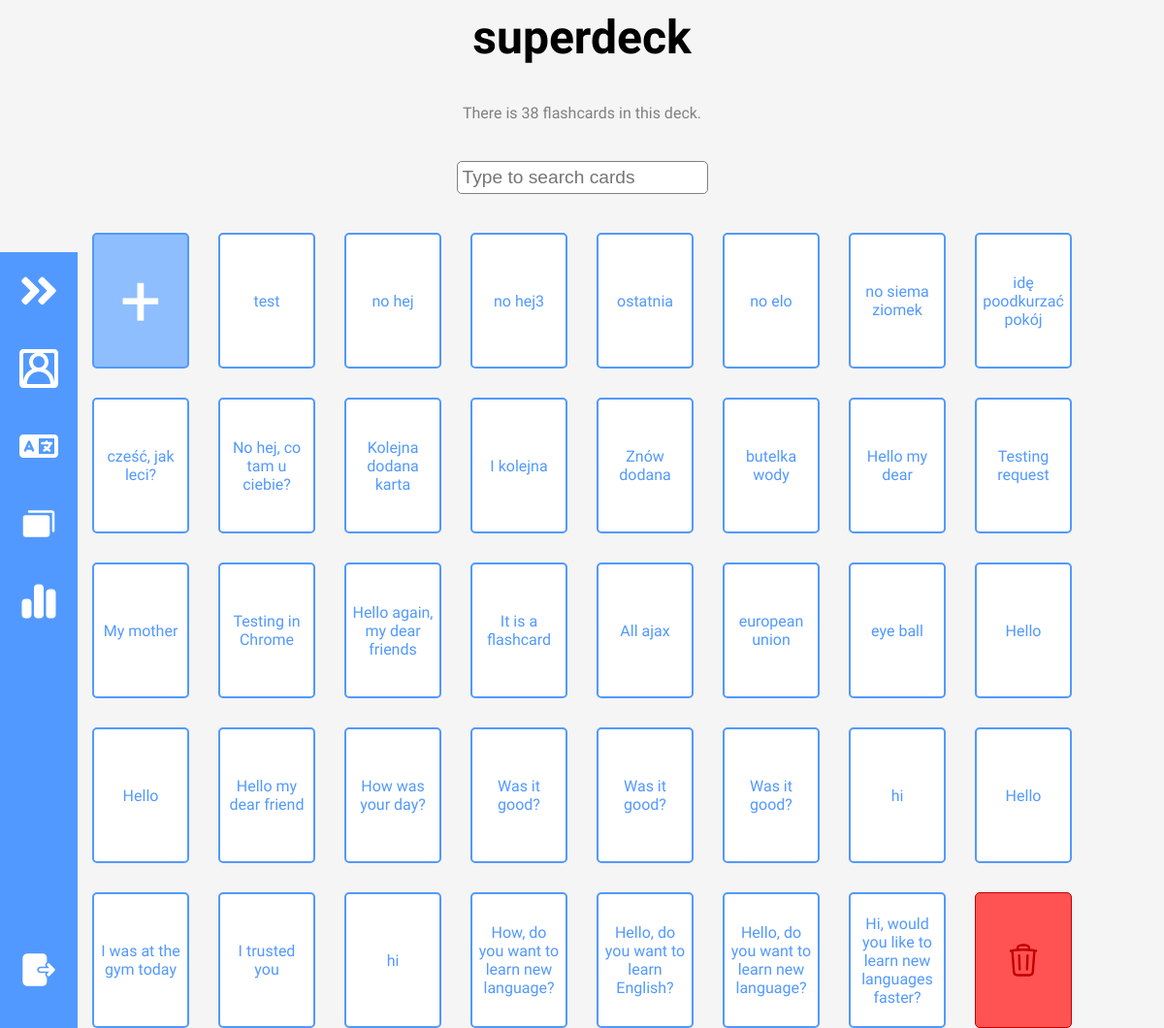
/deck_details/?deck_name=superdeck (signed in), run on the app's committed database.
### mainapp/models.py (models this page shows, shortened)
class Deck(models.Model):
    name = models.CharField(max_length=140)
    user = models.ForeignKey(User,related_name="decks",on_delete=models.CASCADE)
    description = models.CharField(max_length=300, blank=True, null=True)

class Flashcard(models.Model):
    front = models.CharField(max_length=500)
    back = models.CharField(max_length=500)
    user = models.ForeignKey(User, on_delete=models.CASCADE, related_name="flashcards")
    deck = models.ForeignKey(Deck, related_name="flashcards",on_delete=models.CASCADE)
    from_language = models.ForeignKey(Language, related_name="flashcard_from_language", on_delete=models.PROTECT, blank=True, null=True, default=None)
    to_language = models.ForeignKey(Language, related_name="flashcard_to_language", on_delete=models.PROTECT, blank=True, null=True, default=None)
    winning_streak = models.IntegerField(default=0)
    easiness_factor = models.FloatField(default=2.5)
    interval = models.IntegerField(default=0)
    next_review = models.DateField(default=timezone.now().date())
    last_review = models.DateField(blank=True, null=True, default=None)
    number_of_reviews = models.IntegerField(default=0)
    number_of_agains = models.IntegerField(default=0)
    number_of_hard = models.IntegerField(default=0)
    number_of_good = models.IntegerField(default=0)
    number_of_easy = models.IntegerField(default=0)
    total_time = models.FloatField(default=0) # In seconds

### mainapp/views.py (the view, shortened to what this page needs)
# urls.py: urlpatterns = [path("", views.landing_page, name="landing_page"),path("translator/", views.translator, name="translator"), path("review/", views.review, name="review"), path("users/<str:user_username>
@login_required
def deck_details(request):
    user = request.user
    if request.method == "POST":
        deck_id = request.POST.get("deck_id")
        deck = get_object_or_404(Deck, pk=deck_id)
        deck.delete()
        url = reverse("mainapp:user_profile", kwargs={"user_username": request.user.username})
        return redirect(url)
    else:
        deck_name = request.GET.get("deck_name")
    deck = get_object_or_404(Deck,user=user,name=deck_name)
    return render(request, "mainapp/deck_details.html", {"deck":deck})

### mainapp/templates/mainapp/deck_details.html (shortened to what this page needs)
{% extends "mainapp/user_profile.html" %}
{% load static %}
{% block content %}
<main class="decks-main center">
    <h1 id="deck-name">{{deck.name}}</h1>
    <p class="subtext">There is {{deck.flashcards.all.count}} flashcards in this deck.</p>
    <form id="card-searchbar">
        <input type="text" id="cards-searchbar" placeholder="Type to search cards">
    </form>
    <div class="cards-container">
        <a href="{% url 'mainapp:translator' %}?requested_from=deck_details&deck_name={{ deck.name }}"><button
                id="add-card-button" class="card center">+</button></a>
        {% for card in deck.flashcards.all %}
        <a href="{% url 'mainapp:edit_flashcard' %}?card_id={{ card.id }}" class="card center">{{card.front}}</a>
        {% endfor %}
        <div class="tooltip"> <button class="delete-button card center" type="button"> </button>
        </div>
    </div>
</main>
{% endblock content %}

### mainapp/templates/mainapp/user_profile.html (shortened to what this page needs)
{% load static %}
<!DOCTYPE html>
<html lang="en">
<head>
    <link rel="stylesheet" href="{% static 'styles.css' %}">
</head>
<body>
    <nav class="navbar">
        <ul>
            <li class="logo">
                <a href="#" class="nav-link1">
                </a>
            </li>
            <li class="nav-item">
                <a href="{% url 'mainapp:user_profile' user.username %}" class="nav-link">
                </a>
            </li>
            <li class="nav-item">
                <a href="{% url 'mainapp:translator' %}" class="nav-link">
                </a>
            </li>
            <li class="nav-item">
                <a href="{% url 'mainapp:decks' %}" class="nav-link">
                </a>
            </li>
            <li class="nav-item">
                <a href="{% url 'mainapp:hello_visitor' %}" class="nav-link">
                </a>
            </li>
            <li class="nav-item center" id="themeButton">
                <a href="{% url 'users:logout' %}" class="nav-link1">
                </a>
            </li>
        </ul>
    </nav>
    {% block content %}{% endblock content %}
</body>
</html>

### mainapp/static/styles.css (style rules this page uses)
:root { --MAIN-BLUE: #5299ff; --LIGHT-BLUE: #8fbeff; --MAIN-RED: #ff5252; --SECOND-RED: #c30000; --MAIN-GREEN: #3ad949; --LIGHTER-BLACK: #575757; --DECK-BLUE: #A3F6FE; --DECK-BLUE-2: #A3CAFE; --DECK-RED: #FEA3A3; --DECK-YELLOW: #FEE5A3; --DECK-YELLOW-2: #FEFBA3; --DECK-GREEN: #1a9f17; --DECK-GREEN-2: #A3FEA3; --DECK-ORANGE: #FEC7A3; --DECK-PURPLE: #BAA3FE; --DECK-PINK: #D7A3FE; --DECK-PINK-2: #FDA3FE; --DECK-AQUA: #A3FEDD; --MAIN-FONT: Gabarito; --PAGE-WIDTH: 1400px; }
* { margin: 0; padding: 0; box-sizing: border-box; }
html { scroll-behavior: smooth; }
body { background-color: whitesmoke; justify-content: space-between; flex-direction: column; min-height: 100vh; display: flex; align-items: center; font-family: var(--MAIN-FONT); }
main { flex-direction: column; }
.center { display: flex; justify-content: center; align-items: center; text-align: center; }
.subtext { color: grey; }
a { text-decoration: none; color: black; transition: all 0.1s ease; }
button { background-color: transparent; border: none; cursor: pointer; font-family: var(--MAIN-FONT); }
h1 { font-family: var(--MAIN-FONT); font-size: 3rem; }
main { flex-direction: column; min-width: 100%; }
.navbar { width: 100vw; height: 5rem; position: fixed; bottom: 0; left: 0; background-color: var(--MAIN-BLUE); z-index: 3; transition: all 300ms linear; }
.navbar ul { list-style: none; display: flex; flex-direction: row; align-items: center; height: 100%; }
.navbar ul li { width: 100%; transition: width 200ms ease-in-out; }
.logo { display: none; }
.navbar a { display: flex; align-items: center; height: 5rem; background-color: var(--MAIN-BLUE); color: white; }
.nav-link svg, .nav-link1 svg { margin: 0 15px; width: 40px; min-width: 40px; }
.decks-main { gap: 20px; margin-top: 10px; }
.decks-main form { min-width: 300px; }
#decks-searchbar, #cards-searchbar { border-radius: 5px; font-size: 1.2em; padding: 5px; border: 1px solid gray; }
.cards-container { display: grid; gap: 30px; grid-template-columns: repeat(3, 1fr); }
#add-card-button { background-color: var(--LIGHT-BLUE); color: white; font-size: 75px; }
.cards-container button { width: 100px; height: 140px; padding: 30px; }
.card { width: 100px; height: 140px; background-color: white; border: 2px solid var(--MAIN-BLUE); color: var(--MAIN-BLUE); border-radius: 5px; padding: 5px; }
.delete-button, .delete-button-text { border-radius: 5px; padding: 3px; background-color: var(--MAIN-RED); color: var(--SECOND-RED); border: 1px solid var(--SECOND-RED); }
.delete-button { width: 35px; height: 35px; }
form { display: flex; flex-direction: column; align-items: center; }
.tooltip { position: relative; display: inline-block; }
@media screen and (min-width:1000px) { .nav-link svg, .nav-link1 svg { margin: 0 20px; } }
@media screen and (min-width:1000px) { .decks-main { gap: 40px; } }
@media screen and (min-width:1000px) { .navbar { width: 5rem; height: 100vh; bottom: none; flex-direction: column; } }
@media screen and (min-width:1000px) { .navbar ul { flex-direction: column; } }
@media screen and (min-width:1000px) { .navbar ul li { justify-content: flex-start; } }
@media screen and (min-width:1000px) { .logo { display: block; } }
@media screen and (min-width:1000px) { .navbar ul li:last-child { margin-top: auto; justify-content: center; margin-bottom: 20px; } }
@media screen and (min-width:1000px) { .cards-container { grid-template-columns: repeat(8, 1fr); } }

### data on the page
Deck: name "superdeck", flashcards.all.count "38"
Flashcard: front "test"
Flashcard: front "no hej"
Flashcard: front "no hej3"
Flashcard: front "ostatnia"
Flashcard: front "no elo"
Flashcard: front "no siema ziomek"
Flashcard: front "idę poodkurzać pokój"
Flashcard: front "cześć, jak leci?"
Flashcard: front "No hej, co tam u ciebie?"
Flashcard: front "Kolejna dodana karta"
Flashcard: front "I kolejna"
Flashcard: front "Znów dodana"
Flashcard: front "butelka wody"
Flashcard: front "Hello my dear"
Flashcard: front "Testing request"
Flashcard: front "My mother"
Flashcard: front "Testing in Chrome"
Flashcard: front "Hello again, my dear friends"
Flashcard: front "It is a flashcard"
Flashcard: front "All ajax"
Flashcard: front "european union"
Flashcard: front "eye ball"
Flashcard: front "Hello"
Flashcard: front "Hello"
Flashcard: front "Hello my dear friend"
Flashcard: front "How was your day?"
Flashcard: front "Was it good?"
Flashcard: front "Was it good?"
Flashcard: front "Was it good?"
Flashcard: front "hi"
Flashcard: front "Hello"
Flashcard: front "I was at the gym today"
Flashcard: front "I trusted you"
Flashcard: front "hi"
Flashcard: front "How, do you want to learn new language?"
Flashcard: front "Hello, do you want to learn English?"
Flashcard: front "Hello, do you want to learn new language?"
Flashcard: front "Hi, would you like to learn new languages faster?"
